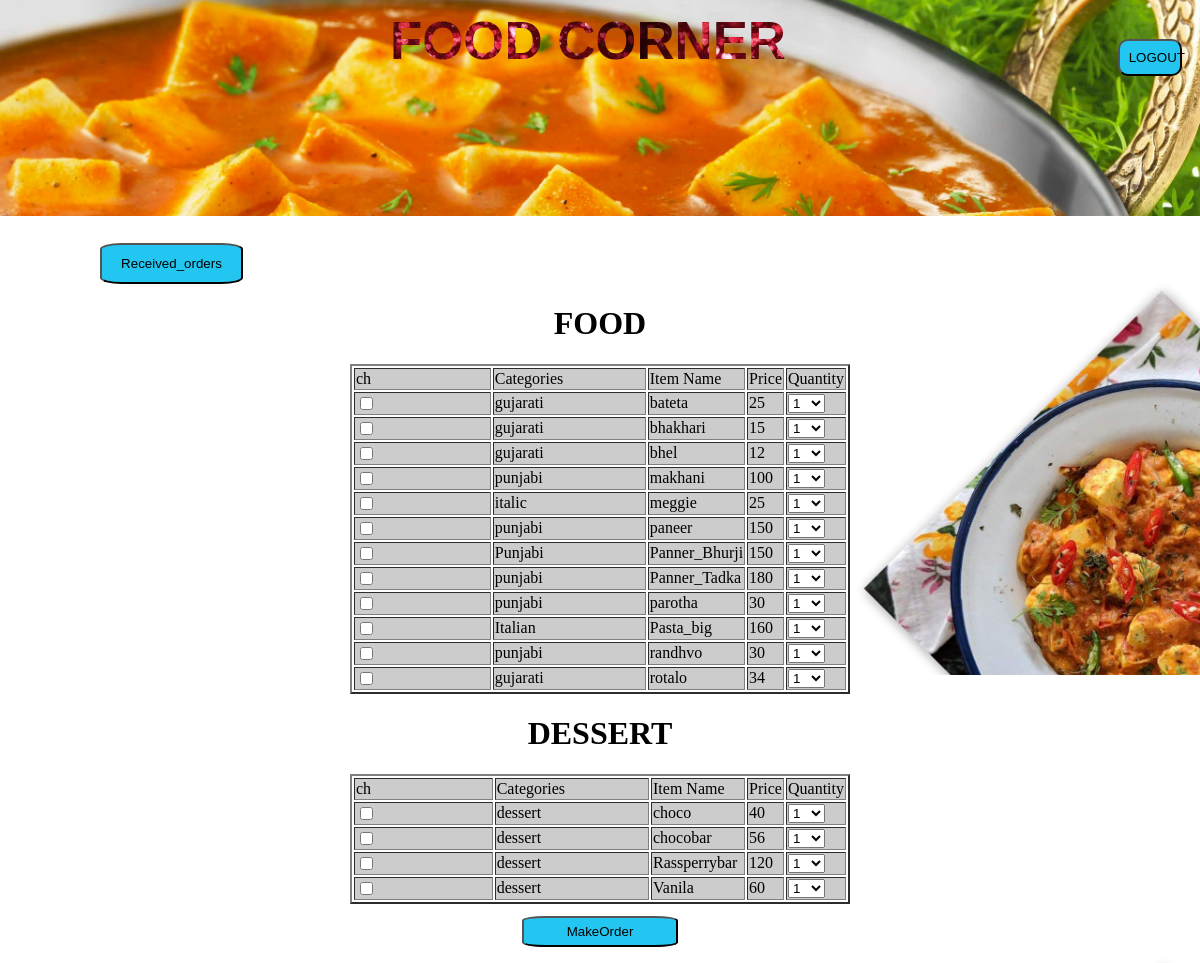
Page /Files/PhpProject1.4/Files/MakeOrder.php (signed in) on the committed database.
### tables this page shows
CREATE TABLE `Menu` (
  `Category` varchar(30) NOT NULL,
  `ItemName` varchar(30) NOT NULL,
  `Price` int(6) DEFAULT NULL
);

### Files/PhpProject1.4/Files/MakeOrder.php (the view, shortened to what this page needs)
 <?php
include 'transfer.php';
$servername = "localhost";
$username = "root";
$password = "";
$dbname = "PhpProject";
try {
    $conn = new PDO("mysql:host=$servername;dbname=$dbname", $username, $password);
    $conn->setAttribute(PDO::ATTR_ERRMODE, PDO::ERRMODE_EXCEPTION);
    $sql = "SELECT * FROM Menu";
    $query=$conn->query($sql);
    echo "<center><h1>FOOD</h1></center>";
    ?>
<center>
    <form action="PrintBill.php" method="POST">
<table border="2" width="500">
    <tr>
        <td>
            ch
        </td>
        <td>
            Categories
        </td>
        <td>
            Item Name
        </td>
        <td>
            Price
        </td>
        <td>
            Quantity
        </td>
    </tr>
<?php
    while($r=$query->fetch())
    {
        if($r['Category'] != "dessert")
        {
            echo "<tr>";
            echo '<td>  <input type="checkbox" name="foodlist[]" value="'.$r["ItemName"].'"/>  </td>';
            echo "<td>".$r['Category']." </td>  <td>  ". $r['ItemName'] ."  </td>   <td> ".$r['Price']."   </td> ";
            echo '<td><select name="'.$r["ItemName"].'">';
            for($i = 1; $i <= 15; $i++)
            {
                echo '<option value="'.$i.'">'.$i.'</option>';
            }
            echo "</td>";
            echo "</tr>";
        }
    }
    ?>
</table>
    <h1>DESSERT</h1>
    <table border="2" width="500">
        <tr>
            <td>
                ch
            </td>
            <td>
                Categories
            </td>
            <td>
                Item Name
            </td>
            <td>
                Price
            </td>
            <td>
                Quantity
            </td>
        </tr>
    <?php
        $query=$conn->query($sql);
    while($r=$query->fetch())
    {
        if($r['Category'] == "dessert")
        {
            echo "<tr>";
            echo '<td>   <input type="checkbox" name="dessertlist[]" value="'.$r["ItemName"].'"/>  </td>';
            echo "<td>  ".$r['Category']." </td>  <td>  ". $r['ItemName'] ."  </td>   <td> ".$r['Price']."   </td> ";
            echo '<td><select name="'.$r["ItemName"].'">';
            for($i = 1; $i <= 15; $i++)
            {
                echo '<option value="'.$i.'">'.$i.'</option>';
            }
            echo "</td>";
            echo "</tr>";
        }
    }
    echo '</table>';
}
catch(PDOException $e)
{
    echo $sql . "<br>" . $e->getMessage();
}
?>
        <input type="submit" value="MakeOrder" name="Placed"/>
    </form>
</center>

### Files/PhpProject1.4/Files/transfer.php (shortened to what this page needs)
<html>
    <head>
        <link rel="stylesheet" type="text/css" href="css/transfer.css">
    </head>
    <body>
        <div class="head">
            <div class="front">
                <div class="title"><h1>FOOD CORNER</h1></div>
                <div class="link"><a href="Login.php?out=Logout"><button>LOGOUT</button></a></div>
            </div>
            <div class="image1" >
                <span id="list">
                        <ul>
                            <?php
                                try{
                                        $dbhandler = new PDO('mysql:host=127.0.0.1;dbname=PhpProject','root','');
                                        $dbhandler->setAttribute(PDO::ATTR_ERRMODE,PDO::ERRMODE_EXCEPTION);
                                        $query=$dbhandler->prepare("select designation from Login where username=?");
                                        $query->execute(array($_SESSION['username']));
                                        $r=$query->fetch(PDO::FETCH_ASSOC);
                                        $designation=$r['designation'];
                                        if($designation == "chef"){
                                            echo "<li><a href='Display_order.php'><button>Received_orders</button></a></li>";
                                        }
                                }
                                catch(PDOException $e){
                                    echo $e->getMessage()."<br><br>";
                                }
                            ?>
                        </ul>
                </span>
            </div>
        </div>
    </body>
</html>

### Files/PhpProject1.4/Files/css/transfer.css (style rules this page uses)
@media (min-width:760px) { body { margin:0; padding: 0; background-image: url(../../IMAGES/back.jpg); -webkit-background-size:cover; background-size: 100%; } }
@media (min-width:760px) { .front { display: grid; grid-template-columns:70% 30%; height:27%; width: 100%; background: url(../../IMAGES/foodie.jpeg) no-repeat center center; -webkit-background-size:cover; } }
@media (min-width:760px) { .title { margin-top: -3%; margin-left: 40%; text-align: center; font-family: sans-serif; font-size: 165%; background:url(../../IMAGES/float1.jpeg); background-clip: text; -webkit-background-clip:text; color: transparent; animation: move 4s linear infinite; -webkit-animation: move 5s linear infinite; } }
@media (min-width:760px) { #list { height:15px; } }
@media (min-width:760px) { #list ul { margin-left:5%; list-style: none; } }
@media (min-width:760px) { #list li { display: inline; padding:0; margin:0; text-decoration: none; list-style: none; } }
#list li a { text-decoration: none; color: #a5f; }
#list button { border-radius: 15%; padding: 1%; background-color: #22c6f0; }
td { background-color: #ccc; width: 40%; }
input[type='submit'],button { border-radius: 15%; padding: 0.5%; width: 13%; background-color: #22c6f0; margin-top: 1%; }
.link a { text-decoration: none; }
.link button { background-color:#22c6f0; border-radius: 10px; padding:9px; padding-right: 15%; }
.link { padding-top: 10%; padding-right: 5%; text-align: right; }

### rows in the picture
menu: Category "gujarati", ItemName "bateta", Price "25", ItemName "1"
menu: Category "gujarati", ItemName "bhakhari", Price "15", ItemName "1"
menu: Category "gujarati", ItemName "bhel", Price "12", ItemName "1"
menu: Category "punjabi", ItemName "makhani", Price "100", ItemName "1"
menu: Category "italic", ItemName "meggie", Price "25", ItemName "1"
menu: Category "punjabi", ItemName "paneer", Price "150", ItemName "1"
menu: Category "Punjabi", ItemName "Panner_Bhurji", Price "150", ItemName "1"
menu: Category "punjabi", ItemName "Panner_Tadka", Price "180", ItemName "1"
menu: Category "punjabi", ItemName "parotha", Price "30", ItemName "1"
menu: Category "Italian", ItemName "Pasta_big", Price "160", ItemName "1"
menu: Category "punjabi", ItemName "randhvo", Price "30", ItemName "1"
menu: Category "gujarati", ItemName "rotalo", Price "34", ItemName "1"
menu: Category "dessert", ItemName "choco", Price "40", ItemName "1"
menu: Category "dessert", ItemName "chocobar", Price "56", ItemName "1"
menu: Category "dessert", ItemName "Rassperrybar", Price "120", ItemName "1"
menu: Category "dessert", ItemName "Vanila", Price "60", ItemName "1"
